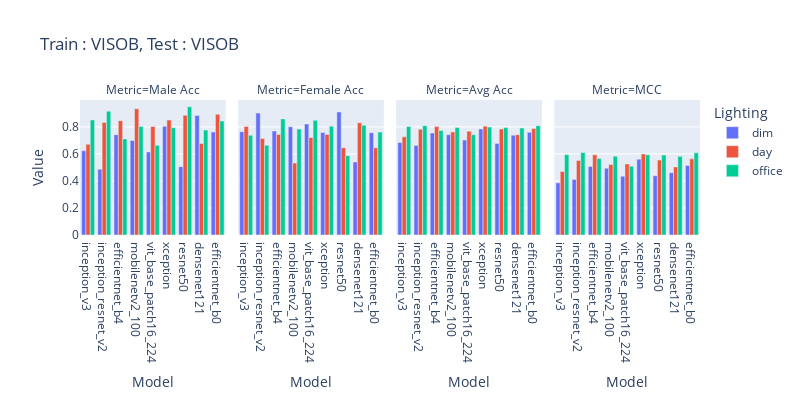

The notebook cell this image was saved under:
### Code cell
import plotly.express as px
import pandas as pd
from copy import deepcopy

df = pd.read_csv('/home/sreeraj/Documents/nfs_final/final_eval/results/across_lighting_visob_gender.csv',)
df['Lighting'] = df.Model.apply(lambda x:(x.split('_')[-1]))
df.Model = df.Model.apply(lambda x: '_'.join(x.split('_')[:-1]))

df_macc = deepcopy(df)
df_macc['Value'] = df_macc['Male Acc']
df_macc['Metric'] = 'Male Acc'

df_facc = deepcopy(df)
df_facc['Value'] = df_facc['Female Acc']
df_facc['Metric'] = 'Female Acc'

df_oacc = deepcopy(df)
df_oacc['Value'] = df_facc['Avg Acc']
df_oacc['Metric'] = 'Avg Acc'

df_mcc = deepcopy(df)
df_mcc['Value'] = df_facc['MCC']
df_mcc['Metric'] = 'MCC'

df = pd.concat([df_macc, df_facc, df_oacc, df_mcc])
fig = px.bar(df, x='Model', y='Value', color='Lighting', title='Train : VISOB, Test : VISOB', barmode='group', labels={'value': 'Acc/MCC', 'variable': 'Metrics'},width=800, height=400, facet_col='Metric')
fig.show()

### Figure 1 — Plotly figure (JSON) as saved in the notebook; plotly's stock layout.template omitted (floating-point values rounded to 4 significant figures)
{"data": [{"alignmentgroup": "True", "hovertemplate": "Lighting=dim<br>Metric=Male Acc<br>Model=%{x}<br>Value=%{y}<extra></extra>", "legendgroup": "dim", "marker": {"color": "#636efa", "pattern": {"shape": ""}}, "name": "dim", "offsetgroup": "dim", "orientation": "v", "showlegend": true, "textposition": "auto", "type": "bar", "x": ["inception_v3", "inception_resnet_v2", "efficientnet_b4", "mobilenetv2_100", "vit_base_patch16_224", "xception", "resnet50", "densenet121", "efficientnet_b0"], "xaxis": "x", "y": [0.624, 0.4865, 0.7422, 0.6993, 0.6145, 0.8044, 0.5058, 0.8851, 0.7615], "yaxis": "y"}, {"alignmentgroup": "True", "hovertemplate": "Lighting=dim<br>Metric=Female Acc<br>Model=%{x}<br>Value=%{y}<extra></extra>", "legendgroup": "dim", "marker": {"color": "#636efa", "pattern": {"shape": ""}}, "name": "dim", "offsetgroup": "dim", "orientation": "v", "showlegend": false, "textposition": "auto", "type": "bar", "x": ["inception_v3", "inception_resnet_v2", "efficientnet_b4", "mobilenetv2_100", "vit_base_patch16_224", "xception", "resnet50", "densenet121", "efficientnet_b0"], "xaxis": "x2", "y": [0.7649, 0.9021, 0.7698, 0.8008, 0.8214, 0.7585, 0.911, 0.5406, 0.757], "yaxis": "y2"}, {"alignmentgroup": "True", "hovertemplate": "Lighting=dim<br>Metric=Avg Acc<br>Model=%{x}<br>Value=%{y}<extra></extra>", "legendgroup": "dim", "marker": {"color": "#636efa", "pattern": {"shape": ""}}, "name": "dim", "offsetgroup": "dim", "orientation": "v", "showlegend": false, "textposition": "auto", "type": "bar", "x": ["inception_v3", "inception_resnet_v2", "efficientnet_b4", "mobilenetv2_100", "vit_base_patch16_224", "xception", "resnet50", "densenet121", "efficientnet_b0"], "xaxis": "x3", "y": [0.6839, 0.6632, 0.7539, 0.7424, 0.7025, 0.7849, 0.678, 0.7387, 0.7596], "yaxis": "y3"}, {"alignmentgroup": "True", "hovertemplate": "Lighting=dim<br>Metric=MCC<br>Model=%{x}<br>Value=%{y}<extra></extra>", "legendgroup": "dim", "marker": {"color": "#636efa", "pattern": {"shape": ""}}, "name": "dim", "offsetgroup": "dim", "orientation": "v", "showlegend": false, "textposition": "auto", "type": "bar", "x": ["inception_v3", "inception_resnet_v2", "efficientnet_b4", "mobilenetv2_100", "vit_base_patch16_224", "xception", "resnet50", "densenet121", "efficientnet_b0"], "xaxis": "x4", "y": [0.3858, 0.4114, 0.5068, 0.4946, 0.4354, 0.5613, 0.4386, 0.461, 0.5143], "yaxis": "y4"}, {"alignmentgroup": "True", "hovertemplate": "Lighting=day<br>Metric=Male Acc<br>Model=%{x}<br>Value=%{y}<extra></extra>", "legendgroup": "day", "marker": {"color": "#EF553B", "pattern": {"shape": ""}}, "name": "day", "offsetgroup": "day", "orientation": "v", "showlegend": true, "textposition": "auto", "type": "bar", "x": ["vit_base_patch16_224", "mobilenetv2_100", "efficientnet_b4", "inception_v3", "resnet50", "densenet121", "xception", "efficientnet_b0", "inception_resnet_v2"], "xaxis": "x", "y": [0.8036, 0.9338, 0.8462, 0.6716, 0.8858, 0.6775, 0.8505, 0.8935, 0.8335], "yaxis": "y"}, {"alignmentgroup": "True", "hovertemplate": "Lighting=day<br>Metric=Female Acc<br>Model=%{x}<br>Value=%{y}<extra></extra>", "legendgroup": "day", "marker": {"color": "#EF553B", "pattern": {"shape": ""}}, "name": "day", "offsetgroup": "day", "orientation": "v", "showlegend": false, "textposition": "auto", "type": "bar", "x": ["vit_base_patch16_224", "mobilenetv2_100", "efficientnet_b4", "inception_v3", "resnet50", "densenet121", "xception", "efficientnet_b0", "inception_resnet_v2"], "xaxis": "x2", "y": [0.7211, 0.5322, 0.7432, 0.8028, 0.6458, 0.8308, 0.7442, 0.6449, 0.7132], "yaxis": "y2"}, {"alignmentgroup": "True", "hovertemplate": "Lighting=day<br>Metric=Avg Acc<br>Model=%{x}<br>Value=%{y}<extra></extra>", "legendgroup": "day", "marker": {"color": "#EF553B", "pattern": {"shape": ""}}, "name": "day", "offsetgroup": "day", "orientation": "v", "showlegend": false, "textposition": "auto", "type": "bar", "x": ["vit_base_patch16_224", "mobilenetv2_100", "efficientnet_b4", "inception_v3", "resnet50", "densenet121", "xception", "efficientnet_b0", "inception_resnet_v2"], "xaxis": "x3", "y": [0.7686, 0.7631, 0.8024, 0.7274, 0.7838, 0.7426, 0.8054, 0.7878, 0.7824], "yaxis": "y3"}, {"alignmentgroup": "True", "hovertemplate": "Lighting=day<br>Metric=MCC<br>Model=%{x}<br>Value=%{y}<extra></extra>", "legendgroup": "day", "marker": {"color": "#EF553B", "pattern": {"shape": ""}}, "name": "day", "offsetgroup": "day", "orientation": "v", "showlegend": false, "textposition": "auto", "type": "bar", "x": ["vit_base_patch16_224", "mobilenetv2_100", "efficientnet_b4", "inception_v3", "resnet50", "densenet121", "xception", "efficientnet_b0", "inception_resnet_v2"], "xaxis": "x4", "y": [0.5257, 0.5225, 0.5937, 0.4699, 0.5548, 0.504, 0.5996, 0.5637, 0.5519], "yaxis": "y4"}, {"alignmentgroup": "True", "hovertemplate": "Lighting=office<br>Metric=Male Acc<br>Model=%{x}<br>Value=%{y}<extra></extra>", "legendgroup": "office", "marker": {"color": "#00cc96", "pattern": {"shape": ""}}, "name": "office", "offsetgroup": "office", "orientation": "v", "showlegend": true, "textposition": "auto", "type": "bar", "x": ["xception", "inception_v3", "mobilenetv2_100", "resnet50", "efficientnet_b4", "densenet121", "vit_base_patch16_224", "efficientnet_b0", "inception_resnet_v2"], "xaxis": "x", "y": [0.7935, 0.8513, 0.8029, 0.9491, 0.7113, 0.7764, 0.6636, 0.844, 0.9164], "yaxis": "y"}, {"alignmentgroup": "True", "hovertemplate": "Lighting=office<br>Metric=Female Acc<br>Model=%{x}<br>Value=%{y}<extra></extra>", "legendgroup": "office", "marker": {"color": "#00cc96", "pattern": {"shape": ""}}, "name": "office", "offsetgroup": "office", "orientation": "v", "showlegend": false, "textposition": "auto", "type": "bar", "x": ["xception", "inception_v3", "mobilenetv2_100", "resnet50", "efficientnet_b4", "densenet121", "vit_base_patch16_224", "efficientnet_b0", "inception_resnet_v2"], "xaxis": "x2", "y": [0.8052, 0.7378, 0.7841, 0.5873, 0.8593, 0.8116, 0.8485, 0.7619, 0.6645], "yaxis": "y2"}, {"alignmentgroup": "True", "hovertemplate": "Lighting=office<br>Metric=Avg Acc<br>Model=%{x}<br>Value=%{y}<extra></extra>", "legendgroup": "office", "marker": {"color": "#00cc96", "pattern": {"shape": ""}}, "name": "office", "offsetgroup": "office", "orientation": "v", "showlegend": false, "textposition": "auto", "type": "bar", "x": ["xception", "inception_v3", "mobilenetv2_100", "resnet50", "efficientnet_b4", "densenet121", "vit_base_patch16_224", "efficientnet_b0", "inception_resnet_v2"], "xaxis": "x3", "y": [0.7985, 0.8031, 0.7949, 0.7953, 0.7742, 0.7913, 0.7422, 0.8091, 0.8093], "yaxis": "y3"}, {"alignmentgroup": "True", "hovertemplate": "Lighting=office<br>Metric=MCC<br>Model=%{x}<br>Value=%{y}<extra></extra>", "legendgroup": "office", "marker": {"color": "#00cc96", "pattern": {"shape": ""}}, "name": "office", "offsetgroup": "office", "orientation": "v", "showlegend": false, "textposition": "auto", "type": "bar", "x": ["xception", "inception_v3", "mobilenetv2_100", "resnet50", "efficientnet_b4", "densenet121", "vit_base_patch16_224", "efficientnet_b0", "inception_resnet_v2"], "xaxis": "x4", "y": [0.5937, 0.5947, 0.5837, 0.5913, 0.5653, 0.5821, 0.5093, 0.6082, 0.6105], "yaxis": "y4"}], "layout": {"annotations": [{"font": {}, "showarrow": false, "text": "Metric=Male Acc", "x": 0.1175, "xanchor": "center", "xref": "paper", "y": 1, "yanchor": "bottom", "yref": "paper"}, {"font": {}, "showarrow": false, "text": "Metric=Female Acc", "x": 0.3725, "xanchor": "center", "xref": "paper", "y": 1, "yanchor": "bottom", "yref": "paper"}, {"font": {}, "showarrow": false, "text": "Metric=Avg Acc", "x": 0.6275, "xanchor": "center", "xref": "paper", "y": 1, "yanchor": "bottom", "yref": "paper"}, {"font": {}, "showarrow": false, "text": "Metric=MCC", "x": 0.8825, "xanchor": "center", "xref": "paper", "y": 1, "yanchor": "bottom", "yref": "paper"}], "barmode": "group", "height": 400, "legend": {"title": {"text": "Lighting"}, "tracegroupgap": 0}, "title": {"text": "Train : VISOB, Test : VISOB"}, "width": 800, "xaxis": {"anchor": "y", "domain": [0, 0.235], "title": {"text": "Model"}}, "xaxis2": {"anchor": "y2", "domain": [0.255, 0.49], "matches": "x", "title": {"text": "Model"}}, "xaxis3": {"anchor": "y3", "domain": [0.51, 0.745], "matches": "x", "title": {"text": "Model"}}, "xaxis4": {"anchor": "y4", "domain": [0.765, 1.0], "matches": "x", "title": {"text": "Model"}}, "yaxis": {"anchor": "x", "domain": [0, 1], "title": {"text": "Value"}}, "yaxis2": {"anchor": "x2", "domain": [0, 1], "matches": "y", "showticklabels": false}, "yaxis3": {"anchor": "x3", "domain": [0, 1], "matches": "y", "showticklabels": false}, "yaxis4": {"anchor": "x4", "domain": [0, 1], "matches": "y", "showticklabels": false}}}
